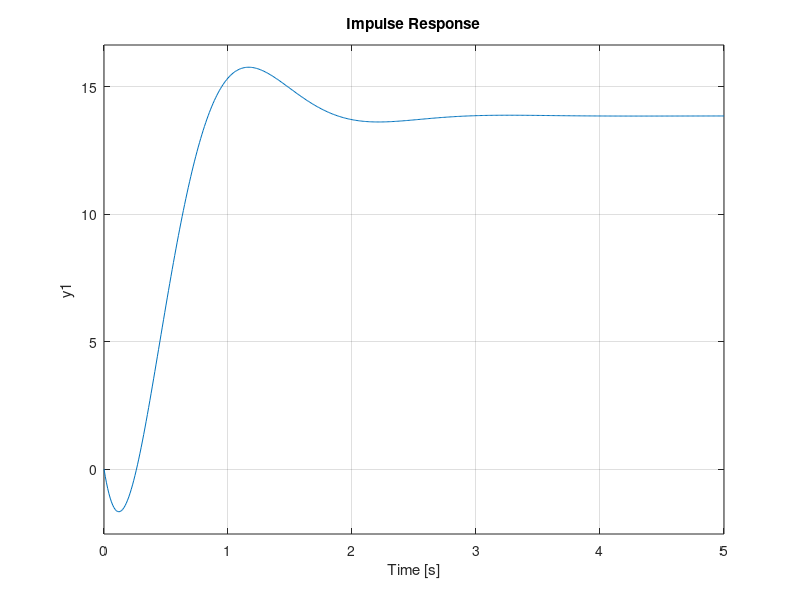
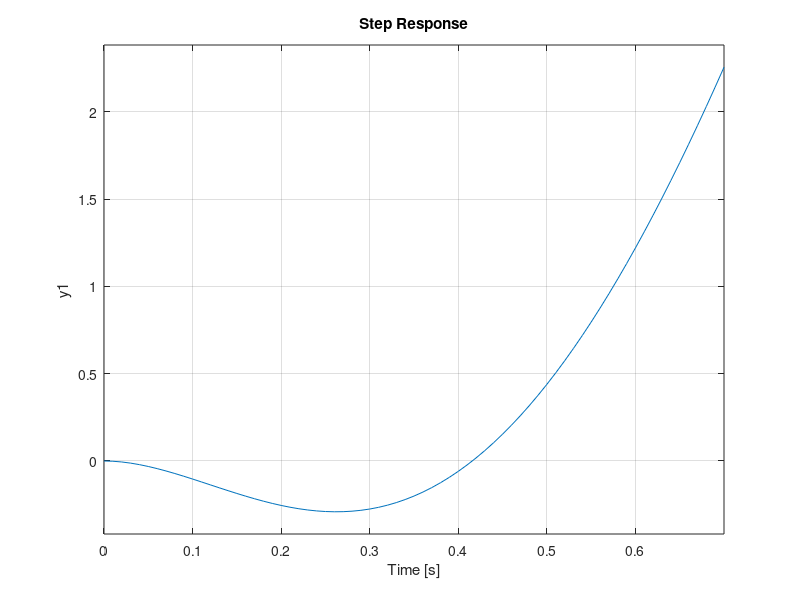

These figures' MATLAB source, in order:
num = 30*[1 -6];
den = [1 4 13 0];
sys = tf(num, den)*(-1);

t = 0:0.01:5;
impulse(sys, t);
t = 0:0.01:0.7;
figure; step(sys, t);
